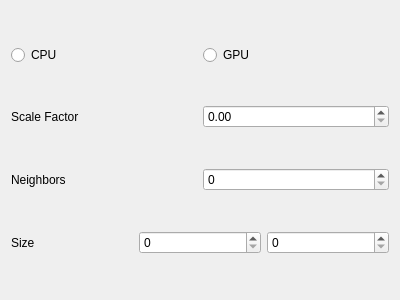
<?xml version="1.0" encoding="UTF-8"?>
<ui version="4.0">
 <class>FaceDetectionWidget</class>
 <widget class="QWidget" name="FaceDetectionWidget">
  <property name="geometry">
   <rect>
    <x>0</x>
    <y>0</y>
    <width>400</width>
    <height>300</height>
   </rect>
  </property>
  <property name="windowTitle">
   <string>Form</string>
  </property>
  <layout class="QGridLayout" name="gridLayout">
   <item row="0" column="0">
    <layout class="QVBoxLayout" name="verticalLayout">
     <item>
      <layout class="QHBoxLayout" name="horizontalLayout">
       <item>
        <widget class="QRadioButton" name="cpuRadioButton">
         <property name="text">
          <string>CPU</string>
         </property>
        </widget>
       </item>
       <item>
        <widget class="QRadioButton" name="gpuRadioButton">
         <property name="text">
          <string>GPU</string>
         </property>
        </widget>
       </item>
      </layout>
     </item>
    </layout>
   </item>
   <item row="2" column="0">
    <layout class="QHBoxLayout" name="horizontalLayout_3">
     <item>
      <widget class="QLabel" name="label_2">
       <property name="text">
        <string>Neighbors</string>
       </property>
      </widget>
     </item>
     <item>
      <widget class="QSpinBox" name="neighborsSpinBox"/>
     </item>
    </layout>
   </item>
   <item row="1" column="0">
    <layout class="QHBoxLayout" name="horizontalLayout_2">
     <item>
      <widget class="QLabel" name="label">
       <property name="text">
        <string>Scale Factor</string>
       </property>
      </widget>
     </item>
     <item>
      <widget class="QDoubleSpinBox" name="scaleFactorSpinBox"/>
     </item>
    </layout>
   </item>
   <item row="3" column="0">
    <layout class="QHBoxLayout" name="horizontalLayout_4">
     <item>
      <widget class="QLabel" name="label_3">
       <property name="text">
        <string>Size</string>
       </property>
      </widget>
     </item>
     <item>
      <widget class="QSpinBox" name="sizeWidthSpinBox"/>
     </item>
     <item>
      <widget class="QSpinBox" name="sizeHeightSpinBox"/>
     </item>
    </layout>
   </item>
  </layout>
 </widget>
 <resources/>
 <connections/>
</ui>
